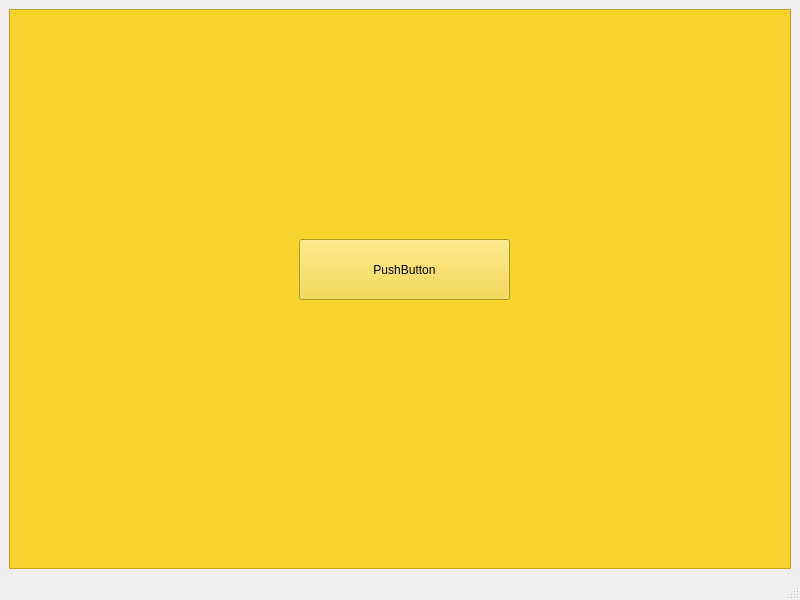
<?xml version="1.0" encoding="UTF-8"?>
<ui version="4.0">
 <class>MainWindow</class>
 <widget class="QMainWindow" name="MainWindow">
  <property name="geometry">
   <rect>
    <x>0</x>
    <y>0</y>
    <width>800</width>
    <height>600</height>
   </rect>
  </property>
  <property name="windowTitle">
   <string>MainWindow</string>
  </property>
  <widget class="QWidget" name="centralwidget">
   <layout class="QHBoxLayout" name="horizontalLayout">
    <item>
     <widget class="QFrame" name="frame">
      <property name="styleSheet">
       <string notr="true">background-color: rgb(246, 211, 45);</string>
      </property>
      <property name="frameShape">
       <enum>QFrame::StyledPanel</enum>
      </property>
      <property name="frameShadow">
       <enum>QFrame::Raised</enum>
      </property>
      <widget class="QPushButton" name="pushButton">
       <property name="geometry">
        <rect>
         <x>290</x>
         <y>230</y>
         <width>211</width>
         <height>61</height>
        </rect>
       </property>
       <property name="text">
        <string>PushButton</string>
       </property>
      </widget>
     </widget>
    </item>
   </layout>
  </widget>
  <widget class="QMenuBar" name="menubar">
   <property name="geometry">
    <rect>
     <x>0</x>
     <y>0</y>
     <width>800</width>
     <height>22</height>
    </rect>
   </property>
  </widget>
  <widget class="QStatusBar" name="statusbar"/>
 </widget>
 <resources/>
 <connections/>
</ui>
